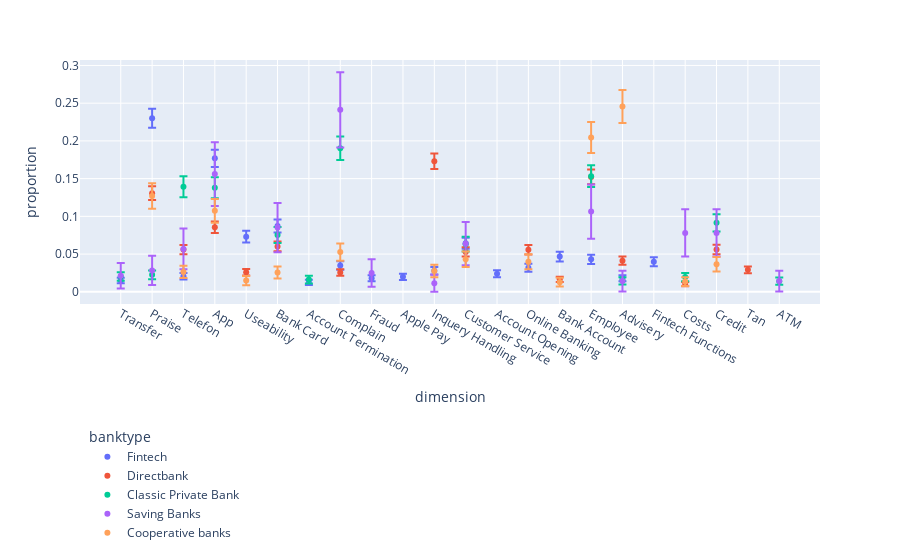

The cell this chart's notebook holds for it:
### Code cell
relevant_proportions_bydimension = proportions_bydimension[proportions_bydimension["proportion"]>=0.01] 
proportions_chart = px.scatter(relevant_proportions_bydimension, x="dimension", y="proportion", color="banktype",error_y="error proportions")
#error_y="error"
proportions_chart.update_layout(legend=dict(
    yanchor="bottom",
    y=-1.0,
    xanchor="left",
    x=0.01
))
proportions_chart.show()

### Figure 1 — Plotly figure (JSON) as saved in the notebook; plotly's stock layout.template omitted (floating-point values rounded to 4 significant figures)
{"data": [{"error_y": {"array": [0.003667, 0.01266, 0.004263, 0.01148, 0.007829, 0.008487, 0.003341, 0.005519, 0.00399, 0.004191, 0.004967, 0.007381, 0.004608, 0.00528, 0.006345, 0.006111, 0.00399, 0.005883]}, "hovertemplate": "banktype=Fintech<br>dimension=%{x}<br>proportion=%{y}<extra></extra>", "legendgroup": "Fintech", "marker": {"color": "#636efa", "symbol": "circle"}, "mode": "markers", "name": "Fintech", "orientation": "v", "showlegend": true, "type": "scatter", "x": ["Transfer", "Praise", "Telefon", "App", "Useability", "Bank Card", "Account Termination", "Complain", "Fraud", "Apple Pay", "Inquery Handling", "Customer Service", "Account Opening", "Online Banking", "Bank Account", "Employee", "Advisery", "Fintech Functions"], "xaxis": "x", "y": [0.01508, 0.23, 0.0205, 0.177, 0.07304, 0.08718, 0.01249, 0.03487, 0.01791, 0.01979, 0.02804, 0.06433, 0.02403, 0.03181, 0.04665, 0.04312, 0.01791, 0.03982], "yaxis": "y"}, {"error_y": {"array": [0.009173, 0.006252, 0.007614, 0.004317, 0.006471, 0.004301, 0.01029, 0.006087, 0.006242, 0.003475, 0.009778, 0.002737, 0.005412, 0.006262, 0.004575]}, "hovertemplate": "banktype=Directbank<br>dimension=%{x}<br>proportion=%{y}<extra></extra>", "legendgroup": "Directbank", "marker": {"color": "#EF553B", "symbol": "circle"}, "mode": "markers", "name": "Directbank", "orientation": "v", "showlegend": true, "type": "scatter", "x": ["Praise", "Telefon", "App", "Useability", "Bank Card", "Complain", "Inquery Handling", "Customer Service", "Online Banking", "Bank Account", "Employee", "Costs", "Advisery", "Credit", "Tan"], "xaxis": "x", "y": [0.1307, 0.05591, 0.0856, 0.02583, 0.06015, 0.02564, 0.1729, 0.05282, 0.05572, 0.01658, 0.1523, 0.01022, 0.04126, 0.0561, 0.02911], "yaxis": "y"}, {"error_y": {"array": [0.005642, 0.005916, 0.01383, 0.01378, 0.01054, 0.005044, 0.01568, 0.009717, 0.01439, 0.005528, 0.004782, 0.01151, 0.004714]}, "hovertemplate": "banktype=Classic Private Bank<br>dimension=%{x}<br>proportion=%{y}<extra></extra>", "legendgroup": "Classic Private Bank", "marker": {"color": "#00cc96", "symbol": "circle"}, "mode": "markers", "name": "Classic Private Bank", "orientation": "v", "showlegend": true, "type": "scatter", "x": ["Transfer", "Praise", "Telefon", "App", "Bank Card", "Account Termination", "Complain", "Customer Service", "Employee", "Costs", "Advisery", "Credit", "ATM"], "xaxis": "x", "y": [0.02036, 0.02243, 0.1392, 0.1379, 0.0752, 0.0162, 0.1903, 0.06315, 0.1533, 0.01953, 0.01454, 0.0914, 0.01413], "yaxis": "y"}, {"error_y": {"array": [0.01684, 0.01938, 0.027, 0.04235, 0.03257, 0.04993, 0.01816, 0.01131, 0.02853, 0.03599, 0.0313, 0.0138, 0.0313, 0.0138]}, "hovertemplate": "banktype=Saving Banks<br>dimension=%{x}<br>proportion=%{y}<extra></extra>", "legendgroup": "Saving Banks", "marker": {"color": "#ab63fa", "symbol": "circle"}, "mode": "markers", "name": "Saving Banks", "orientation": "v", "showlegend": true, "type": "scatter", "x": ["Transfer", "Praise", "Telefon", "App", "Bank Card", "Complain", "Fraud", "Inquery Handling", "Customer Service", "Employee", "Costs", "Advisery", "Credit", "ATM"], "xaxis": "x", "y": [0.02128, 0.02837, 0.05674, 0.156, 0.08511, 0.2411, 0.02482, 0.01131, 0.06383, 0.1064, 0.07801, 0.01418, 0.07801, 0.01418], "yaxis": "y"}, {"error_y": {"array": [0.01694, 0.00815, 0.01576, 0.006157, 0.008047, 0.01137, 0.00835, 0.01035, 0.009954, 0.005728, 0.02053, 0.005874, 0.02192, 0.00954]}, "hovertemplate": "banktype=Cooperative banks<br>dimension=%{x}<br>proportion=%{y}<extra></extra>", "legendgroup": "Cooperative banks", "marker": {"color": "#FFA15A", "symbol": "circle"}, "mode": "markers", "name": "Cooperative banks", "orientation": "v", "showlegend": true, "type": "scatter", "x": ["Praise", "Telefon", "App", "Useability", "Bank Card", "Complain", "Inquery Handling", "Customer Service", "Online Banking", "Bank Account", "Employee", "Costs", "Advisery", "Credit"], "xaxis": "x", "y": [0.1269, 0.02632, 0.1073, 0.01484, 0.02564, 0.05263, 0.02767, 0.04318, 0.03981, 0.01282, 0.2045, 0.0135, 0.2456, 0.03644], "yaxis": "y"}], "layout": {"legend": {"title": {"text": "banktype"}, "tracegroupgap": 0, "x": 0.01, "xanchor": "left", "y": -1, "yanchor": "bottom"}, "margin": {"t": 60}, "xaxis": {"anchor": "y", "domain": [0, 1], "title": {"text": "dimension"}}, "yaxis": {"anchor": "x", "domain": [0, 1], "title": {"text": "proportion"}}}}
